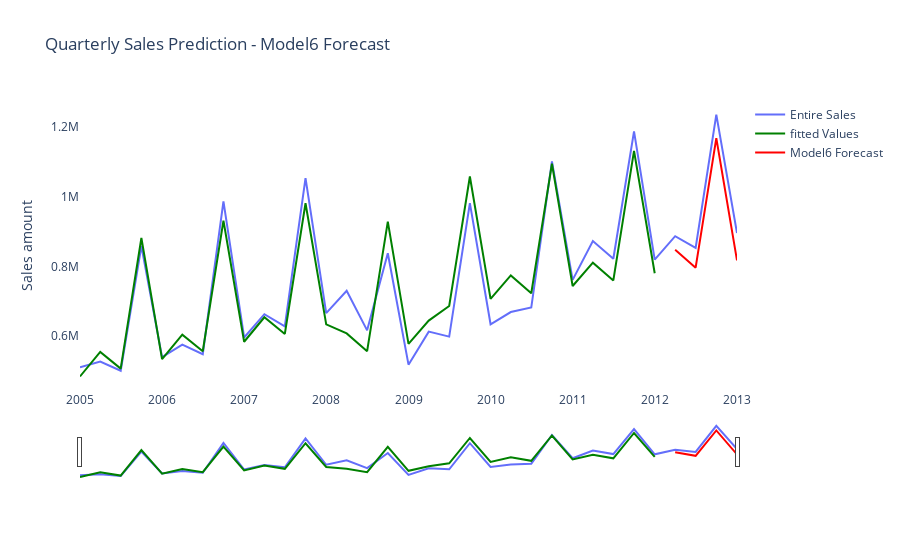

Here is the notebook cell this chart was saved with:
### Code cell
# a. Create a graph of the entire series of sales and overlay the fitted values and the forecast on the testing set.

fig = go.Figure()

fig.add_trace(go.Scatter(
        x = df.index, 
        y = df['Sales'], # entire series of sales
        mode = 'lines',
        name = 'Entire Sales')
             )

fig.add_trace(go.Scatter(
                x = df.index, 
                y = df['M6'].loc[:'2012-01-01'], # fitted values
                mode = 'lines',
                name = 'fitted Values',
                marker_color = 'Green')
             )

fig.add_trace(go.Scatter(
               x = df.index[-4:], 
                y = df['M6'].loc['2012-04-01':], # forecast values
                mode = 'lines',
                name = 'Model6 Forecast',
                marker_color = 'red')
             )

fig.update_layout(title_text = 'Quarterly Sales Prediction - Model6 Forecast',
                  yaxis_title = 'Sales amount',
                  plot_bgcolor='rgba(0,0,0,0)')

fig.update_xaxes(rangeslider_visible = True)

fig.show()

### Figure 1 — Plotly figure (JSON) as saved in the notebook; plotly's stock layout.template omitted (floating-point values rounded to 4 significant figures)
{"data": [{"mode": "lines", "name": "Entire Sales", "type": "scatter", "x": ["2005-01-01T00:00:00", "2005-04-01T00:00:00", "2005-07-01T00:00:00", "2005-10-01T00:00:00", "2006-01-01T00:00:00", "2006-04-01T00:00:00", "2006-07-01T00:00:00", "2006-10-01T00:00:00", "2007-01-01T00:00:00", "2007-04-01T00:00:00", "2007-07-01T00:00:00", "2007-10-01T00:00:00", "2008-01-01T00:00:00", "2008-04-01T00:00:00", "2008-07-01T00:00:00", "2008-10-01T00:00:00", "2009-01-01T00:00:00", "2009-04-01T00:00:00", "2009-07-01T00:00:00", "2009-10-01T00:00:00", "2010-01-01T00:00:00", "2010-04-01T00:00:00", "2010-07-01T00:00:00", "2010-10-01T00:00:00", "2011-01-01T00:00:00", "2011-04-01T00:00:00", "2011-07-01T00:00:00", "2011-10-01T00:00:00", "2012-01-01T00:00:00", "2012-04-01T00:00:00", "2012-07-01T00:00:00", "2012-10-01T00:00:00", "2013-01-01T00:00:00"], "y": [509901, 526701, 500105, 858446, 539241, 574940, 547786, 986354, 595729, 662562, 627323, 1053157, 665480, 729634, 616152, 837593, 517615, 612493, 598212, 981384, 633586, 668760, 681729, 1101215, 761018, 872712, 821767, 1187440, 819170, 886569, 852741, 1235769, 895484]}, {"marker": {"color": "Green"}, "mode": "lines", "name": "fitted Values", "type": "scatter", "x": ["2005-01-01T00:00:00", "2005-04-01T00:00:00", "2005-07-01T00:00:00", "2005-10-01T00:00:00", "2006-01-01T00:00:00", "2006-04-01T00:00:00", "2006-07-01T00:00:00", "2006-10-01T00:00:00", "2007-01-01T00:00:00", "2007-04-01T00:00:00", "2007-07-01T00:00:00", "2007-10-01T00:00:00", "2008-01-01T00:00:00", "2008-04-01T00:00:00", "2008-07-01T00:00:00", "2008-10-01T00:00:00", "2009-01-01T00:00:00", "2009-04-01T00:00:00", "2009-07-01T00:00:00", "2009-10-01T00:00:00", "2010-01-01T00:00:00", "2010-04-01T00:00:00", "2010-07-01T00:00:00", "2010-10-01T00:00:00", "2011-01-01T00:00:00", "2011-04-01T00:00:00", "2011-07-01T00:00:00", "2011-10-01T00:00:00", "2012-01-01T00:00:00", "2012-04-01T00:00:00", "2012-07-01T00:00:00", "2012-10-01T00:00:00", "2013-01-01T00:00:00"], "y": [483800.0, 554100.0, 506300.0, 881400.0, 533600.0, 603900.0, 556200.0, 931200.0, 583400.0, 653700.0, 606000.0, 981000.0, 633200.0, 607500.0, 556400.0, 928200.0, 577200.0, 644200.0, 686000.0, 1058000.0, 706700.0, 773800.0, 722700.0, 1095000.0, 743500.0, 810500.0, 759500.0, 1131000.0, 780200.0]}, {"marker": {"color": "red"}, "mode": "lines", "name": "Model6 Forecast", "type": "scatter", "x": ["2012-04-01T00:00:00", "2012-07-01T00:00:00", "2012-10-01T00:00:00", "2013-01-01T00:00:00"], "y": [847300.0, 796200.0, 1168000.0, 817000.0]}], "layout": {"plot_bgcolor": "rgba(0,0,0,0)", "title": {"text": "Quarterly Sales Prediction - Model6 Forecast"}, "xaxis": {"rangeslider": {"visible": true}}, "yaxis": {"title": {"text": "Sales amount"}}}}
